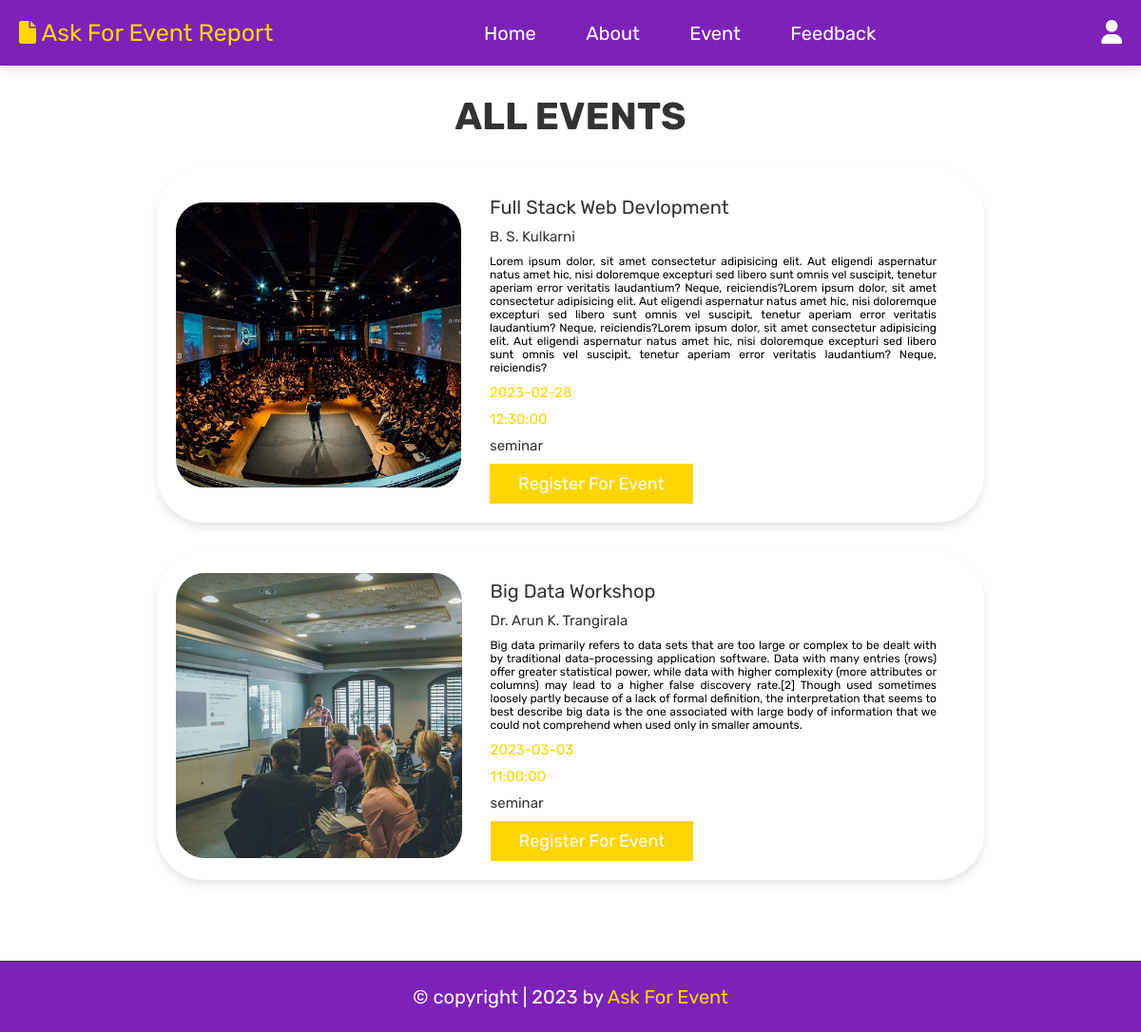
The page /event.php (signed in) on the database its author committed.
### tables this page shows
CREATE TABLE `event` (
  `id` int(11) NOT NULL,
  `event_name` varchar(200) NOT NULL,
  `host_name` varchar(200) NOT NULL,
  `description` mediumtext NOT NULL,
  `date` date NOT NULL,
  `time` time NOT NULL,
  `event_type` varchar(100) NOT NULL,
  `image` varchar(100) NOT NULL
);

### event.php (the view, shortened to what this page needs)
<?php
include 'config.php';
?>
<!DOCTYPE html>
<html lang="en">
<head>
    <link rel="stylesheet" href="https://cdnjs.cloudflare.com/ajax/libs/font-awesome/6.0.0/css/all.min.css">
    <link rel="stylesheet" href="css/style.css?v=<?php echo time();?>">
</head>
<body>
    <?php include 'header.php'; ?>
    <section class="products">
        <h1 class="title">all events</h1>
        <div class="box-container">
            <?php
         $select_products = mysqli_query($conn, "SELECT * FROM `event`") or die('query failed');
         if(mysqli_num_rows($select_products) > 0){
            while($fetch_products = mysqli_fetch_assoc($select_products)){
      ?>
            <form action="" method="post" class="box">
                <img class="image" src="uploaded_img/<?php echo $fetch_products['image']; ?>" alt="">
                <div style="text-align: initial;padding: 0rem 3rem;">
                    <div class="name"><?php echo $fetch_products['event_name']; ?></div>
                    <div class="host-name"><?php echo $fetch_products['host_name']; ?></div>
                    <div class="description" style="font-size: 1.2rem;text-align: justify;"><?php echo $fetch_products['description']; ?></div>
                    <div class="name" style="font-size:1.5rem;color:var(--red);"><?php echo $fetch_products['date']; ?>
                    </div>
                    <div class="name" style="font-size:1.5rem;color:var(--red);padding-top: 0;">
                        <?php echo $fetch_products['time']; ?></div>
                    <div class="host-name"><?php echo $fetch_products['event_type']; ?></div>
                    <div class="load-more">
                        <a href="register_event.php?id=<?php echo $fetch_products['id']; ?>" style="margin-top:0;" class="option-btn">Register For Event</a>
                    </div>
                </div>
            </form>
            <?php
         }
      }else{
         echo '<p class="empty">no products added yet!</p>';
      }
      ?>
        </div>
    </section>
    <?php include 'footer.php'; ?>
</body>
</html>

### header.php (shortened to what this page needs)
<header class="header">
   <div class="header-2">
      <div class="flex">
         <a href="home.php" class="logo"><i class='fa fa-file' style='font-size:24px'></i> Ask For Event Report</a>
         <nav class="navbar">
            <a href="home.php">Home</a>
            <a href="about.php">About</a>
            <a href="event.php">Event</a>
            <a href="feedback.php">Feedback</a>
         </nav>
         <div class="icons">
            <a href="profile.php"><div class="fas fa-user"></div></a>
         </div>
      </div>
   </div>
</header>

### footer.php
<section class="footer" style="    padding: 0;">
   <p class="credit"> &copy; copyright  | <?php echo date('Y'); ?> by <span>Ask For Event</span> </p>
</section>

### css/style.css (style rules this page uses)
:root { --red: #FFD500; --red: #FFD500; --orange: #f39c12; --black: #333; --white: #fff; --light-color: #666; --light-white: #ccc; --light-bg: #f5f5f5; --border: 0.1rem solid var(--black); --box-shadow: 0 0.5rem 1rem rgba(0, 0, 0, 0.1); }
* { font-family: "Rubik", sans-serif; margin: 0; padding: 0; box-sizing: border-box; outline: none; border: none; text-decoration: none; transition: all 0.2s linear; }
html { font-size: 62.5%; overflow-x: hidden; }
section { padding: 3rem 2rem; }
.title { text-align: center; margin-bottom: 2rem; text-transform: uppercase; color: var(--black); font-size: 4rem; }
.btn, .option-btn, .delete-btn, .white-btn { display: inline-block; margin-top: 1rem; padding: 1rem 3rem; cursor: pointer; color: var(--white); font-size: 1.8rem; text-transform: capitalize; }
.option-btn { background-color: var(--red); }
.header .header-2 { background-color: #7d22b9; box-shadow: var(--box-shadow); }
.header .header-2 .flex { padding: 2rem; display: flex; align-items: center; justify-content: space-between; max-width: 1200px; margin: 0 auto; position: relative; }
.header .header-2 .flex .logo { font-size: 2.5rem; color: var(--red); }
.header .header-2 .flex .navbar a { margin: 0 1rem; font-size: 2rem; color: var(--white); padding: 15px; }
.header .header-2 .flex .icons > * { font-size: 2.5rem; color: var(--white); cursor: pointer; margin-left: 1.5rem; }
.products .box-container { max-width: 1200px; margin: 0 auto; text-align: -webkit-center; }
.products .box-container .box { background-color: var(--white); box-shadow: var(--box-shadow); padding: 2rem; position: relative; display: flex; width: 75%; margin: 3rem; border-radius: 5rem; align-items: center; }
.products .box-container .box .image { height: 30rem; border-radius: 3rem; }
.products .box-container .box .name { padding: 1rem 0; font-size: 2rem; color: var(--black); }
.products .box-container .box .host-name { padding: 0rem 0rem 1rem 0; font-size: 1.5rem; color: var(--black); }
.footer { background-color: #7d22b9; }
.footer .credit { text-align: center; font-size: 2rem; color: var(--white); border-top: var(--border); margin-top: 2.5rem; padding-top: 2.5rem; padding-bottom: 2.5rem; }
.footer .credit span { color: var(--red); }

### rows shown on the page
event: image (picture), event_name "Full Stack Web Devlopment", host_name "B. S. Kulkarni", description "Lorem ipsum dolor, sit amet consectetur adipisicing elit. Aut eligendi aspernatur natus amet hic, nisi doloremque excepturi sed libero sunt omnis vel suscipit, tenetur aperiam error veritatis laudantium? Neque, reiciendis?Lorem ipsum dolor, sit amet consectetur adipisicing elit. Aut eligendi aspernatur natus amet hic, nisi doloremque excepturi sed libero sunt omnis vel suscipit, tenetur aperiam error veritatis laudantium? Neque, reiciendis?Lorem ipsum dolor, sit amet consectetur adipisicing elit. Aut eligendi aspernatur natus amet hic, nisi doloremque excepturi sed libero sunt omnis vel suscipit, tenetur aperiam error veritatis laudantium? Neque, reiciendis?", date "2023-02-28", time "12:30:00", event_type "seminar"
event: image (picture), event_name "Big Data Workshop", host_name "Dr. Arun K. Trangirala", description "Big data primarily refers to data sets that are too large or complex to be dealt with by traditional data-processing application software. Data with many entries (rows) offer greater statistical power, while data with higher complexity (more attributes or columns) may lead to a higher false discovery rate.[2] Though used sometimes loosely partly because of a lack of formal definition, the interpretation that seems to best describe big data is the one associated with large body of information that we could not comprehend when used only in smaller amounts.", date "2023-03-03", time "11:00:00", event_type "seminar"
